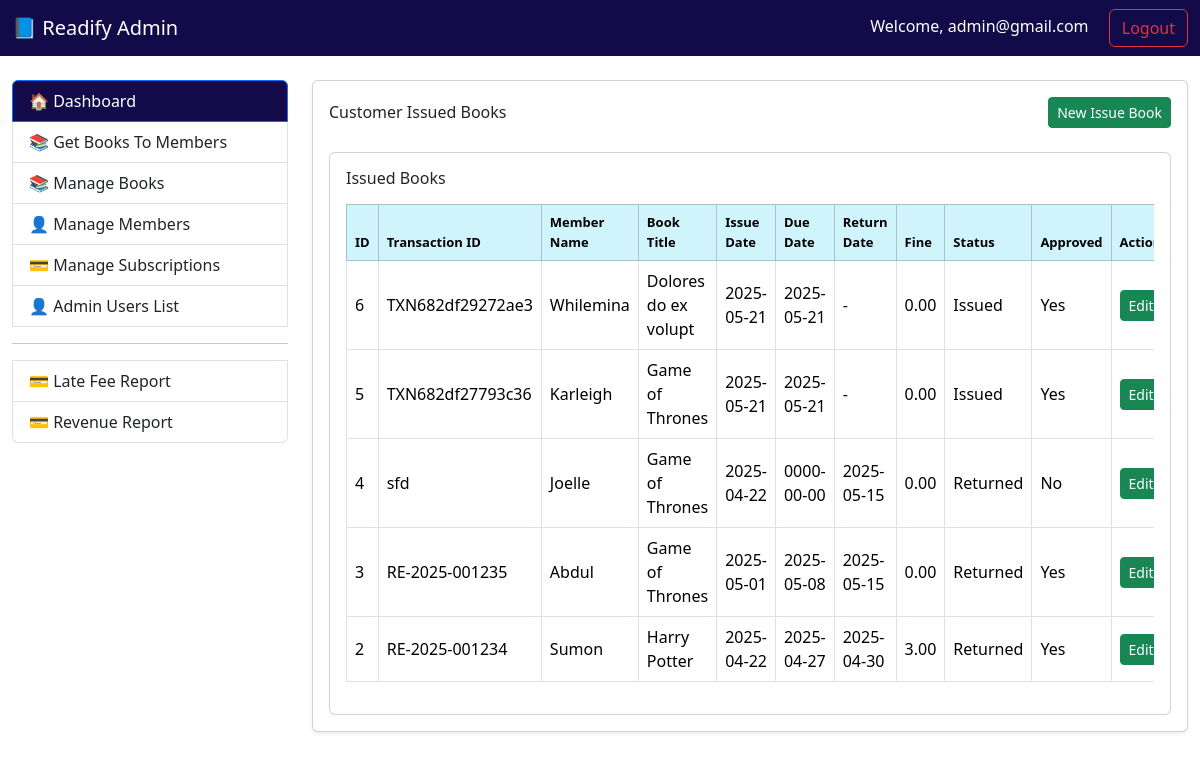
Screenshot of /issue-books (signed in) with the database file from the repository.
### tables this page shows
CREATE TABLE `transactions` (
  `id` int(11) NOT NULL,
  `transaction_id` varchar(255) NOT NULL,
  `member_id` int(11) DEFAULT NULL,
  `book_id` int(11) DEFAULT NULL,
  `issue_date` date NOT NULL,
  `due_date` date NOT NULL,
  `return_date` date DEFAULT NULL,
  `fine_amount` decimal(10,2) DEFAULT 0.00,
  `status` varchar(20) NOT NULL,
  `is_approved` tinyint(1) DEFAULT 0,
  `created_at` timestamp NOT NULL DEFAULT current_timestamp(),
  `updated_at` timestamp NOT NULL DEFAULT current_timestamp() ON UPDATE current_timestamp()
);

CREATE TABLE `members` (
  `id` int(11) NOT NULL,
  `first_name` varchar(50) NOT NULL,
  `last_name` varchar(50) NOT NULL,
  `email` varchar(100) NOT NULL,
  `password` varchar(255) NOT NULL,
  `phone` varchar(15) DEFAULT NULL,
  `address` varchar(255) DEFAULT NULL,
  `verified_at` timestamp NULL DEFAULT NULL,
  `created_at` timestamp NOT NULL DEFAULT current_timestamp(),
  `updated_at` timestamp NOT NULL DEFAULT current_timestamp() ON UPDATE current_timestamp()
);

CREATE TABLE `books` (
  `id` int(11) NOT NULL,
  `title` varchar(255) NOT NULL,
  `author_id` int(11) DEFAULT NULL,
  `isbn` varchar(20) DEFAULT NULL,
  `code` varchar(20) DEFAULT NULL,
  `category_id` int(11) DEFAULT NULL,
  `quantity` int(11) NOT NULL,
  `available_quantity` int(11) NOT NULL,
  `created_at` timestamp NOT NULL DEFAULT current_timestamp(),
  `updated_at` timestamp NOT NULL DEFAULT current_timestamp() ON UPDATE current_timestamp()
);

### core/Controller.php (called while the page is built, shortened)
<?php
abstract class Controller {
    protected function view($view, $data = []) {
        extract($data);
        require_once "../views/{$view}.php";
    }
}

### controllers/CustomerSubscriptionsController.php (called while the page is built, shortened)
<?php
require_once '../core/Controller.php';
require_once '../models/Book.php';
class CustomerSubscriptionsController extends Controller {
    public function issueBook() {
        try {
            $getMembers = new Members();
            $books = new Book();
            $getIssuedBooks = $books->getIssueBook();
            return $this->view('issue-book', [
                'members' => $getMembers->index(),
                'books' => $books->getBooks(),
                'getIssuedBooks' => $getIssuedBooks
            ]);
        } catch (\Exception $e) {
            error_log($e->getMessage());
            echo "An error occurred while loading the page.";
        }
    }
}

### public/index.php (called while the page is built, shortened)
<?php
require_once '../routes/web.php';

### core/Model.php (called while the page is built, shortened)
<?php
require_once __DIR__ . '/../config/Database.php';
abstract class Model {
    public function __construct() {
        $database = new Database();
        $database->connect();
        $this->db = $database->pdo;
    }
}

### config/Database.php (called while the page is built, shortened)
<?php
class Database {
    public function connect() {
        $host = 'localhost';
        $db = 'readify';
        $user = 'root';
        $pass = '';
        $charset = 'utf8mb4';
        $dsn = "mysql:host=$host;dbname=$db;charset=$charset";
        try {
            $this->pdo = new PDO($dsn, $user, $pass);
            $this->pdo->setAttribute(PDO::ATTR_ERRMODE, PDO::ERRMODE_EXCEPTION);
            return $this->pdo;
        } catch (PDOException $e) {
            die("Connection failed: " . $e->getMessage());
        }
    }
}

### models/Book.php (called while the page is built, shortened)
<?php
require_once '../core/Model.php';
class Book extends Model {
    public function getIssueBook() {
        try {
            $stmt = $this->db->prepare("
                CALL ListTransactions()
            ");
            $stmt->execute();
            return $stmt->fetchAll(PDO::FETCH_OBJ);
        } catch (PDOException $e) {
            error_log($e->getMessage());
            return [];
        }
    }
}
?>

### core/MakeUrl.php (called while the page is built)
<?php
class MakeUrl
{
    function url($path = '')
    {
        $protocol = (!empty($_SERVER['HTTPS']) && $_SERVER['HTTPS'] !== 'off') ? 'https://' : 'http://';
        $host = $_SERVER['HTTP_HOST'];
        $scriptDir = rtrim(str_replace(basename($_SERVER['SCRIPT_NAME']), '', $_SERVER['SCRIPT_NAME']), '/');
        $baseUrl = $protocol . $host . $scriptDir;
        $baseUrl = rtrim($baseUrl, '/');
        $path = ltrim($path, '/');
        return $baseUrl . '/' . $path;
    }
}
?>

### views/issue-book.php (the view, shortened to what this page needs)
<?php
    require_once 'layouts/page-header.php';
    require_once 'layouts/navbar.php';
?>
<div class="container-fluid mt-4">
    <div class="row mt-4">
    <?php require_once 'layouts/sidebar.php'; ?>
    <div class="col-md-9">
        <div class="card shadow-sm">
            <div class="card-body">
                <div class="d-flex justify-content-between align-items-center mb-3">
                    <h6 class="mb-0">Customer Issued Books</h6>
                    <button class="btn btn-success btn-sm" data-bs-toggle="modal" data-bs-target="#addBookIssueModal">
                        New Issue Book
                    </button>
                </div>
                  <?php if (!empty($getIssuedBooks)) : ?>
                    <div class="card mt-4">
                        <div class="card-body">
                            <h6 class="mb-3">Issued Books</h6>
                            <div class="table-responsive">
                                <table class="table table-bordered table-hover align-middle">
                                    <thead class="table-info">
                                        <tr>
                                            <th>ID</th>
                                            <th>Transaction ID</th>
                                            <th>Member Name</th>
                                            <th>Book Title</th>
                                            <th>Issue Date</th>
                                            <th>Due Date</th>
                                            <th>Return Date</th>
                                            <th>Fine</th>
                                            <th>Status</th>
                                            <th>Approved</th>
                                            <th>Action</th>
                                        </tr>
                                    </thead>
                                    <tbody>
                                        <?php foreach ($getIssuedBooks as $txn): ?>
                                            <tr>
                                                <td><?= htmlspecialchars($txn->id) ?></td>
                                                <td><?= htmlspecialchars($txn->transaction_id) ?></td>
                                                <td><?= htmlspecialchars($txn->member_name) ?></td>
                                                <td><?= htmlspecialchars($txn->book_title) ?></td>
                                                <td><?= htmlspecialchars($txn->issue_date) ?></td>
                                                <td><?= htmlspecialchars($txn->due_date) ?></td>
                                                <td><?= htmlspecialchars($txn->return_date ?? '-') ?></td>
                                                <td><?= htmlspecialchars($txn->fine_amount ?? 0) ?></td>
                                                <td><?= htmlspecialchars($txn->status ? 'Returned' : 'Issued') ?></td>
                                                <td><?= htmlspecialchars($txn->is_approved ? 'Yes' : 'No') ?></td>
                                                <td>
                                                   <a href="#"
                                                    class="btn btn-success btn-sm editBookBtn"
                                                    data-url="<?= $url->url('/issue-books/update'); ?>"
                                                    data-id="<?= $txn->id ?>"
                                                    data-transaction_id="<?= htmlspecialchars($txn->transaction_id) ?>"
                                                    data-member_id="<?= $txn->member_id ?>"
                                                    data-book_id="<?= $txn->book_id ?>"
                                                    data-issue_date="<?= $txn->issue_date ?>"
                                                    data-due_date="<?= $txn->due_date ?>"
                                                    data-return_date="<?= $txn->return_date ?>"
                                                    data-fine_amount="<?= $txn->fine_amount ?>"
                                                    data-status="<?= $txn->status ?>"
                                                    data-is_approved="<?= $txn->is_approved ?>"
                                                    data-bs-toggle="modal"
                                                    data-bs-target="#editBookIssueModal"
                                                >
                                                    Edit
                                                </a>
                                                </td>
                                            </tr>
                                        <?php endforeach; ?>
                                    </tbody>
                                </table>
                            </div>
                        </div>
                    </div>
                <?php endif; ?>
                </div>
        </div>
</div>
</div>
<?php require_once 'layouts/page-footer.php'; ?>

### views/issue-book.php (style rules this page uses)
th { font-weight: bold; font-size: 13px; }

### rows the page displays
transactions: id "6", transaction "TXN682df29272ae3", member.first_name "Whilemina", book.title "Dolores do ex volupt", issue_date "2025-05-21", due_date "2025-05-21", return_date "-", fine_amount "0.00", status "Issued", is_approved "Yes"
transactions: id "5", transaction "TXN682df27793c36", member.first_name "Karleigh", book.title "Game of Thrones", issue_date "2025-05-21", due_date "2025-05-21", return_date "-", fine_amount "0.00", status "Issued", is_approved "Yes"
transactions: id "4", transaction "sfd", member.first_name "Joelle", book.title "Game of Thrones", issue_date "2025-04-22", due_date "0000-00-00", return_date "2025-05-15", fine_amount "0.00", status "Returned", is_approved "No"
transactions: id "3", transaction "RE-2025-001235", member.first_name "Abdul", book.title "Game of Thrones", issue_date "2025-05-01", due_date "2025-05-08", return_date "2025-05-15", fine_amount "0.00", status "Returned", is_approved "Yes"
transactions: id "2", transaction "RE-2025-001234", member.first_name "Sumon", book.title "Harry Potter", issue_date "2025-04-22", due_date "2025-04-27", return_date "2025-04-30", fine_amount "3.00", status "Returned", is_approved "Yes"

### other values shown
$_SESSION['admin']['email'] "admin@gmail.com"
